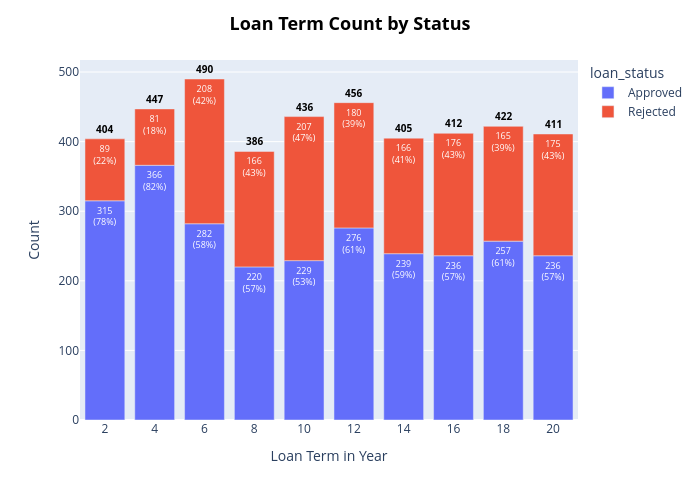

Notebook code for this chart:
### Code cell
# Create a bar chart
fig = px.bar(count_term_status, x='loan_term', y='count', color='loan_status', text='count_percentage', width=700, height=500)

# Update x labels
fig.update_xaxes(tickangle=0, tickmode='array', tickvals=count_term_status['loan_term'], ticktext=count_term_status['loan_term'])

# Update layout for better visual appearance
fig.update_layout(xaxis_title = 'Loan Term in Year', 
                  yaxis_title = 'Count', 
                  title = {"text":"Loan Term Count by Status", 
                           "font":{'size': 18, 'color': 'black', 'weight':'bold'}, 
                           "x":0.5, 
                           "xanchor": "center"})

# Update traces to show text labels inside the bars with bold font
fig.update_traces(texttemplate='%{text}', 
                  textposition='inside', 
                  textfont=dict(size=9, color="white", weight="normal"))

# Add total count labels as an additional trace
for _, row in total_counts.iterrows():
    fig.add_annotation(
        x=row['loan_term'],
        y=row['total_count'],
        text=f"{row['total_count']}",
        showarrow=False,
        yshift=10,
        font=dict(size=10, color="black", weight="bold"),
        align="center")

# Show the figure
fig.show()

### Figure 1 — Plotly figure (JSON) as saved in the notebook; plotly's stock layout.template omitted (floating-point values rounded to 4 significant figures)
{"data": [{"alignmentgroup": "True", "hovertemplate": "loan_status=Approved<br>loan_term=%{x}<br>count=%{y}<br>count_percentage=%{text}<extra></extra>", "legendgroup": "Approved", "marker": {"color": "#636efa", "pattern": {"shape": ""}}, "name": "Approved", "offsetgroup": "Approved", "orientation": "v", "showlegend": true, "text": ["315<br>(78%)", "366<br>(82%)", "282<br>(58%)", "220<br>(57%)", "229<br>(53%)", "276<br>(61%)", "239<br>(59%)", "236<br>(57%)", "257<br>(61%)", "236<br>(57%)"], "textfont": {"color": "white", "size": 9, "weight": "normal"}, "textposition": "inside", "texttemplate": "%{text}", "type": "bar", "x": [2, 4, 6, 8, 10, 12, 14, 16, 18, 20], "xaxis": "x", "y": [315, 366, 282, 220, 229, 276, 239, 236, 257, 236], "yaxis": "y"}, {"alignmentgroup": "True", "hovertemplate": "loan_status=Rejected<br>loan_term=%{x}<br>count=%{y}<br>count_percentage=%{text}<extra></extra>", "legendgroup": "Rejected", "marker": {"color": "#EF553B", "pattern": {"shape": ""}}, "name": "Rejected", "offsetgroup": "Rejected", "orientation": "v", "showlegend": true, "text": ["89<br>(22%)", "81<br>(18%)", "208<br>(42%)", "166<br>(43%)", "207<br>(47%)", "180<br>(39%)", "166<br>(41%)", "176<br>(43%)", "165<br>(39%)", "175<br>(43%)"], "textfont": {"color": "white", "size": 9, "weight": "normal"}, "textposition": "inside", "texttemplate": "%{text}", "type": "bar", "x": [2, 4, 6, 8, 10, 12, 14, 16, 18, 20], "xaxis": "x", "y": [89, 81, 208, 166, 207, 180, 166, 176, 165, 175], "yaxis": "y"}], "layout": {"annotations": [{"align": "center", "font": {"color": "black", "size": 10, "weight": "bold"}, "showarrow": false, "text": "404", "x": 2, "y": 404, "yshift": 10}, {"align": "center", "font": {"color": "black", "size": 10, "weight": "bold"}, "showarrow": false, "text": "447", "x": 4, "y": 447, "yshift": 10}, {"align": "center", "font": {"color": "black", "size": 10, "weight": "bold"}, "showarrow": false, "text": "490", "x": 6, "y": 490, "yshift": 10}, {"align": "center", "font": {"color": "black", "size": 10, "weight": "bold"}, "showarrow": false, "text": "386", "x": 8, "y": 386, "yshift": 10}, {"align": "center", "font": {"color": "black", "size": 10, "weight": "bold"}, "showarrow": false, "text": "436", "x": 10, "y": 436, "yshift": 10}, {"align": "center", "font": {"color": "black", "size": 10, "weight": "bold"}, "showarrow": false, "text": "456", "x": 12, "y": 456, "yshift": 10}, {"align": "center", "font": {"color": "black", "size": 10, "weight": "bold"}, "showarrow": false, "text": "405", "x": 14, "y": 405, "yshift": 10}, {"align": "center", "font": {"color": "black", "size": 10, "weight": "bold"}, "showarrow": false, "text": "412", "x": 16, "y": 412, "yshift": 10}, {"align": "center", "font": {"color": "black", "size": 10, "weight": "bold"}, "showarrow": false, "text": "422", "x": 18, "y": 422, "yshift": 10}, {"align": "center", "font": {"color": "black", "size": 10, "weight": "bold"}, "showarrow": false, "text": "411", "x": 20, "y": 411, "yshift": 10}], "barmode": "relative", "height": 500, "legend": {"title": {"text": "loan_status"}, "tracegroupgap": 0}, "margin": {"t": 60}, "title": {"font": {"color": "black", "size": 18, "weight": "bold"}, "text": "Loan Term Count by Status", "x": 0.5, "xanchor": "center"}, "width": 700, "xaxis": {"anchor": "y", "domain": [0, 1], "tickangle": 0, "tickmode": "array", "ticktext": [2, 2, 4, 4, 6, 6, 8, 8, 10, 10, 12, 12, 14, 14, 16, 16, 18, 18, 20, 20], "tickvals": [2, 2, 4, 4, 6, 6, 8, 8, 10, 10, 12, 12, 14, 14, 16, 16, 18, 18, 20, 20], "title": {"text": "Loan Term in Year"}}, "yaxis": {"anchor": "x", "domain": [0, 1], "title": {"text": "Count"}}}}
